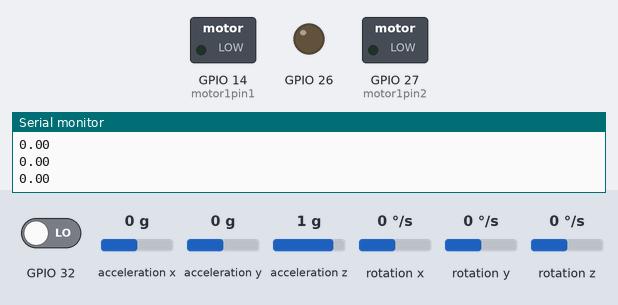
This sketch was run on a simulated ESP32. Parts: switched loads named in the sketch (green lamp = pin HIGH), output pins drawn as LEDs (lit = HIGH), the last lines printed to the serial monitor. The inputs (shaded band) are chosen by the test bench; at power-on: acceleration y 0 g, acceleration z 1 g, GPIO 32 LOW, acceleration x 0 g, rotation x 0 °/s, rotation y 0 °/s, rotation z 0 °/s. The sensor or clock chip raises its interrupt line as the real part does.

Above: at 1.7 s.
1.8 s: acceleration y set to -1.4 g
At 2.9 s:
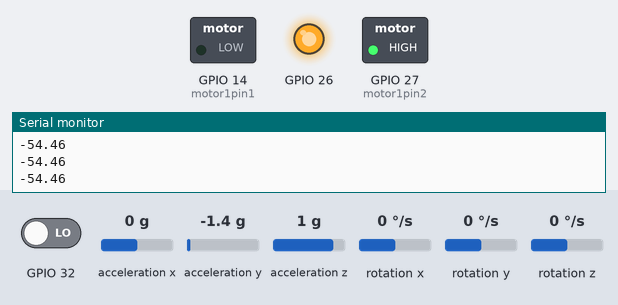
3.3 s: acceleration y set to 0.1 g
At 3.45 s:
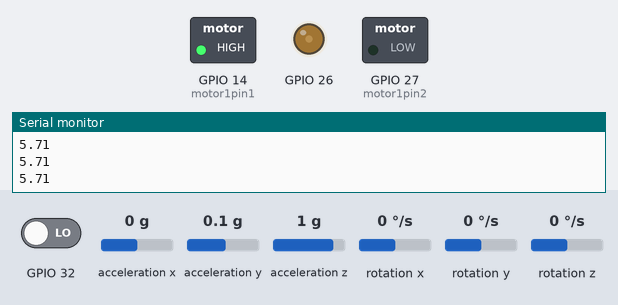
6.3 s: acceleration z set to 1.4 g
At 7.6 s:
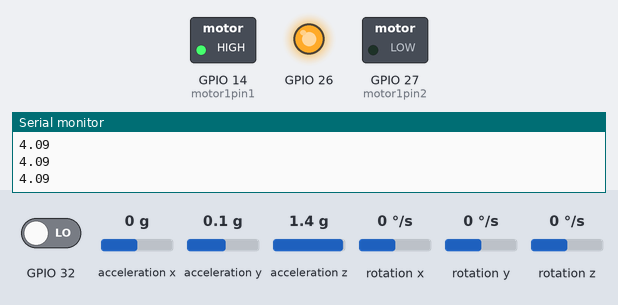
8.1 s: acceleration y set to -0.1 g
At 8.25 s:
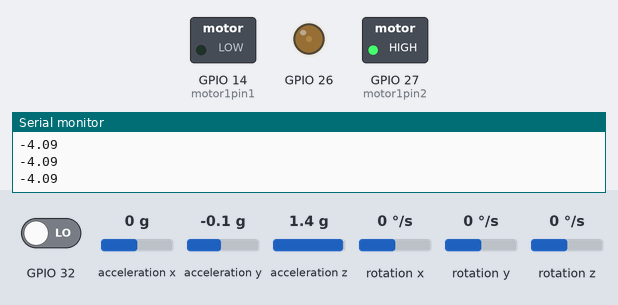
11.1 s: acceleration y set to 0.8 g
At 12.3 s:
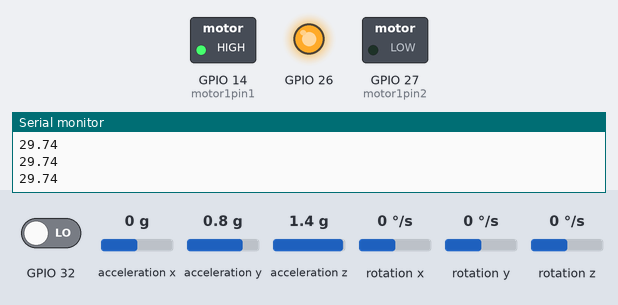
12.6 s: acceleration y set to 0.1 g
14.1 s: acceleration y set to -0.1 g
At 15.45 s:
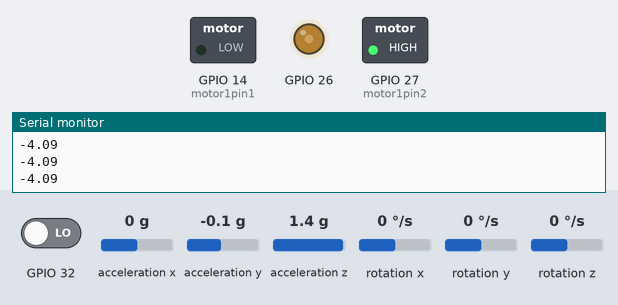
Timing chart, 0 to 18.1 s (numbered marks = the images above; inputs shaded):
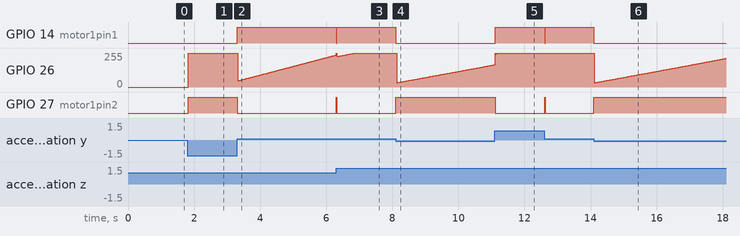

The sketch:

Self-Balancing-Bike-V1.ino
```cpp
#include <analogWrite.h>
#include "DCMotor.h"
#include "EZServo.h"
#include "I2Cdev.h"
#include "MPU6050_6Axis_MotionApps20.h"
#include "PID.h"

int motor1pin1 = 14;
int motor1pin2 = 27;
int ENABLE = 26;

const int freq = 30000;
const int pwmChannel = 0;
const int resolution = 8;
int dutyCycle = 200;

double targetAngle = 0;
const double ANGLERATE = 0.1;

double input;

DCMotor motor(motor1pin1, motor1pin2, ENABLE, true);
//EZServo servo(19, 65, 100);
PID balancePID(8, 20, 10); // 25 35 30 // 10 10 20 // 8 10 15
MPU6050 mpu;

// MPU control/status vars
bool dmpReady = false;
uint8_t mpuIntStatus;
uint8_t devStatus;
uint16_t packetSize;
uint16_t fifoCount;
uint8_t fifoBuffer[64];

Quaternion q;           // [w, x, y, z] // ＝
VectorFloat gravity;    // [x, y, z] //
float ypr[3];

volatile bool mpuInterrupt = false;     // MPU中断

void dmpDataReady()
{
    mpuInterrupt = true;
}

void setup() {
  mpu.setXGyroOffset(115);
  mpu.setYGyroOffset(38);
  mpu.setZGyroOffset(7);
  mpu.setZAccelOffset(1493);
  Wire.begin(21 , 22);
  Serial.begin(115200);
  // initialize device
  Serial.println(F("Initializing I2C devices..."));
  mpu.initialize();

   // verify connection
  Serial.println(F("Testing device connections..."));
  Serial.println(mpu.testConnection() ? F("MPU6050 connection successful") : F("MPU6050 connection failed"));

  // load and configure the DMP
  devStatus = mpu.dmpInitialize();


  // supply your own gyro offsets here, scaled for min sensitivity


  if (devStatus == 0)
  {
      // turn on the DMP, now that it's ready
      Serial.println(F("Enabling DMP..."));
      mpu.setDMPEnabled(true);

      // enable Arduino interrupt detection
      Serial.println(F("Enabling interrupt detection (Arduino external interrupt 0)..."));

      //對應到MPU6050 INIT腳
      pinMode(32, INPUT);
      attachInterrupt(32, dmpDataReady, RISING);

      mpuIntStatus = mpu.getIntStatus();

      // set our DMP Ready flag so the main loop() function knows it's okay to use it
      Serial.println(F("DMP ready! Waiting for first interrupt..."));
      dmpReady = true;

      // get expected DMP packet size for later comparison
      packetSize = mpu.dmpGetFIFOPacketSize();
    }
    else
    {
      // ERROR!
      // 1 = initial memory load failed
      // 2 = DMP configuration updates failed
      // (if it's going to break, usually the code will be 1)
      Serial.print(F("DMP Initialization failed (code "));
      Serial.print(devStatus);
      Serial.println(F(")"));
    }
    Serial.println("LEAVING SETUP");
}

void loop() {
  //motor.setPower(255);
    //Serial.println("HI");
   // 如果程序失败直接return。停止
   //Serial.println(balancePID.getIntegral());
   if (!dmpReady) return;
    //Serial.println(fifoCount < packetSize);
   // 等待MPU中斷或額外數據包可用
   while (!mpuInterrupt && fifoCount < packetSize ){

        //Print the value of Input and Output on serial monitor to check how it is working.

     //Serial.println(input); //Serial.print(" =>"); Serial.println(output);//開始實測時，請註解此行


   }
     //reset
    mpuInterrupt = false;
    mpuIntStatus = mpu.getIntStatus();

    //  獲取當前FIFO計數
    fifoCount = mpu.getFIFOCount();

    // check for overflow (this should never happen unless our code is too inefficient)
    if ((mpuIntStatus & 0x10) || fifoCount == 1024)
    {
       // 重置
        mpu.resetFIFO();
        //Serial.println(F("FIFO overflow!"));

    // 否則，檢查DMP數據就緒中斷(經常發生)
    }

    else if (mpuIntStatus & 0x02)
    {
        //  等待正確的可用數據長度
        while (fifoCount < packetSize) fifoCount = mpu.getFIFOCount();

        // 從FIFO讀取數據包
        mpu.getFIFOBytes(fifoBuffer, packetSize);

        // 跟蹤FIFO計數在這裏，以防有多餘1個包可用
    // (可以幫助我們立即閱讀更多內容而無需等待中斷)
        fifoCount -= packetSize;

        mpu.dmpGetQuaternion(&q, fifoBuffer); //q值
        mpu.dmpGetGravity(&gravity, &q); //重力值
        mpu.dmpGetYawPitchRoll(ypr, &q, &gravity); //ypr值

        input = ypr[2] * 180/M_PI;

        if(input < targetAngle){
          targetAngle += ANGLERATE * 0.01;
        }
        else if(input > targetAngle){
          targetAngle -= ANGLERATE * 0.01;
        }
        //Serial.println(input);
        //Serial.println(balancePID.getIntegral());
        Serial.println(input);
        double power = balancePID.step(targetAngle-input);
        motor.setPower(power);
        delay(10);
    }

}
```

DCMotor.cpp
```cpp
#include "DCMotor.h"

DCMotor::DCMotor(int ipin1, int ipin2, int ipwmPin, bool ireversed) : pin1(ipin1), pin2(ipin2), pwmPin(ipwmPin), isReversed(ireversed){
  pinMode(ipin1, OUTPUT);
  pinMode(ipin2, OUTPUT);
  pinMode(pwmPin, OUTPUT);
}

void DCMotor::setPower(int ipower){
  ipower = std::min(std::max(ipower, minPower), maxPower);

  if(ipower == 0){
    stop();
    return;
  }

  if(!isReversed && ipower > 0 || isReversed && ipower < 0){
    digitalWrite(pin1, HIGH);
    digitalWrite(pin2, LOW);
    analogWrite(pwmPin, abs(ipower));
  }
  else{
    digitalWrite(pin1, LOW);
    digitalWrite(pin2, HIGH);
    analogWrite(pwmPin, abs(ipower));
  }
}

void DCMotor::stop(){
  digitalWrite(pin1, LOW);
  digitalWrite(pin2, LOW);

}

void DCMotor::setMaxPower(int imaxPower){
  if(imaxPower > 255){
    return;
  }

  maxPower = imaxPower;
}

void DCMotor::setMinPower(int iminPower){
  if(iminPower < -255){
    return;
  }

  minPower = iminPower;
}
```

DCMotor.h
```cpp
#include "arduino.h"
#include <analogWrite.h>

#include<cmath>

#ifndef _DCMotor_H
#define _DCMotor_H

class DCMotor{
  public:
  DCMotor(int ipin1, int ipin2, int ipwmPin, bool ireversed = false);

  void setPower(int ipower);

  void stop();

  void setMaxPower(int imaxPower);

  void setMinPower(int iminPower);

  private:
  int pin1, pin2, pwmPin;
  bool isReversed = false;
  int minPower = -255;
  int maxPower = 255;
};

#endif
```

EZServo.cpp
```cpp
#include "EZServo.h"

EZServo::EZServo(int iport, int iminValue, int imaxValue) : minValue(iminValue), maxValue(imaxValue) {
  servo.attach(iport);
}

void EZServo::write(double iValue){
  iValue = min(max(iValue, -1.0), 1.0);
  int deg = map((int)(100 * iValue), -100, 100, minValue, maxValue);
  servo.write(deg);
}

void EZServo::setMinValue(int iminValue){
  minValue = iminValue;
}

void EZServo::setMaxValue(int imaxValue){
  maxValue = imaxValue;
}
```

EZServo.h
```cpp
#include "arduino.h"
#include <analogWrite.h>
#include <ESP32Servo.h>
#include<cmath>

#ifndef _EZServo_H
#define _EZServo_H

class EZServo{
  public:
  EZServo(int iport, int iminValue = 0, int imaxValue = 180);

  void write(double iValue);

  void setMinValue(int iminValue);

  void setMaxValue(int imaxValue);

  private:
  Servo servo;
  int minValue, maxValue;
};

#endif
```

PID.cpp
```cpp
#include "PID.h"

PID::PID(double ikP, double ikI, double ikD) : kP(ikP), kI(ikI), kD(ikD) {
  reset();
}

double PID::step(double iError, double idT) {
  error = iError, dT = idT;
  derivative = (error - prevError) / dT;
  integral += error * dT;
  if((error > 0 && prevError < 0) || (error < 0 && prevError > 0)){
    integral = 0;
  }
  prevError = error;

  if(integral > 255/kI){
    integral = 255/kI;
  }
  else if(integral < -255/kI){
    integral = -255/kI;
  }
  output = error * kP + integral * kI + derivative * kD;


  if(output > 255){
    output = 255;
  }
  else if(output < -255){
    output = -255;
  }
  return output;
}

double PID::getOutput() const{
  return output;
}

double PID::getIntegral() const{
  return integral * kI;
}

void PID::reset() {
  error = 0;
  derivative = 0;
  integral = 0;
  prevError = 0;
  output = 0;
  dT = 0;
}
```

PID.h
```cpp
#ifndef _PID_H
#define _PID_H

class PID{
  public:

  PID(double ikP, double ikI, double ikD);

  double step(double iError, double idT = 0.01);

  double getOutput() const;

  void reset();

  double getIntegral() const;

  private:
  double kP, kI, kD;
  double error, derivative, integral, prevError, dT, output;
};


#endif;
```

Measured:
- after the input at 1.8 s, GPIO 26: 0/255 → 255/255 at once; GPIO 27 (motor1pin2): LOW → HIGH at once
- after the input at 3.3 s, GPIO 14 (motor1pin1): LOW → HIGH at once; GPIO 27 (motor1pin2): HIGH → LOW at once
- after the input at 6.3 s, GPIO 14 (motor1pin1): HIGH → LOW at once, → HIGH 0.02 s later; GPIO 27 (motor1pin2): LOW → HIGH at once, → LOW 0.02 s later
- after the input at 8.1 s, GPIO 14 (motor1pin1): HIGH → LOW at once; GPIO 27 (motor1pin2): LOW → HIGH at once
- after the input at 11.1 s, GPIO 14 (motor1pin1): LOW → HIGH at once; GPIO 27 (motor1pin2): HIGH → LOW at once
- after the input at 12.6 s, GPIO 14 (motor1pin1): HIGH → LOW at once, → HIGH 0.02 s later; GPIO 27 (motor1pin2): LOW → HIGH at once, → LOW 0.02 s later
- after the input at 14.1 s, GPIO 14 (motor1pin1): HIGH → LOW at once; GPIO 27 (motor1pin2): LOW → HIGH at once
